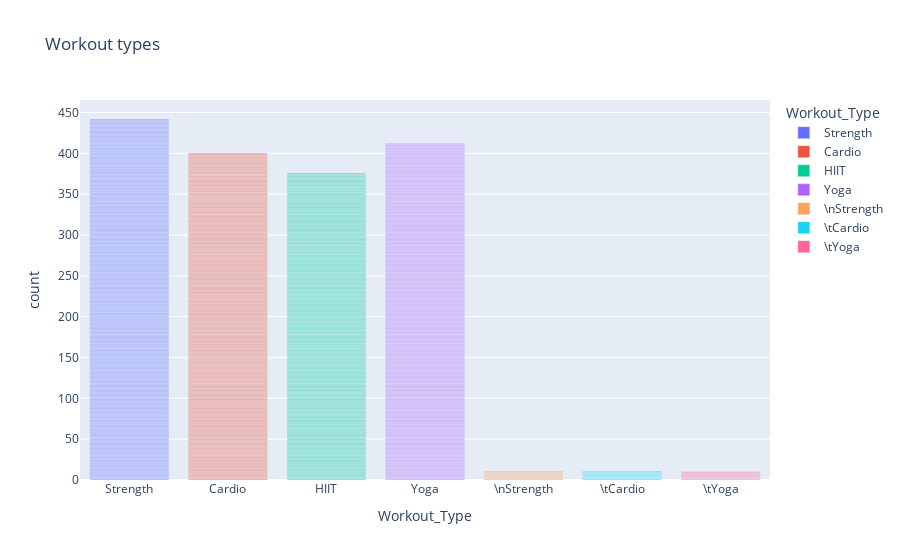

The cell this chart's notebook holds for it:
### Code cell
fig = px.bar(df, x = 'Workout_Type', color = 'Workout_Type', title = 'Workout types')
fig.show()

### Figure 1 — Plotly figure (JSON) as saved in the notebook; plotly's stock layout.template omitted (floating-point values rounded to 4 significant figures; data arrays with more than 128 entries replaced by an {"elided": "..."} marker saying what was removed)
{"data": [{"alignmentgroup": "True", "hovertemplate": "Workout_Type=%{x}<br>count=%{y}<extra></extra>", "legendgroup": "Strength", "marker": {"color": "#636efa", "pattern": {"shape": ""}}, "name": "Strength", "offsetgroup": "Strength", "orientation": "v", "showlegend": true, "textposition": "auto", "type": "bar", "x": {"elided": "442 str values"}, "xaxis": "x", "y": {"elided": "442 int values"}, "yaxis": "y"}, {"alignmentgroup": "True", "hovertemplate": "Workout_Type=%{x}<br>count=%{y}<extra></extra>", "legendgroup": "Cardio", "marker": {"color": "#EF553B", "pattern": {"shape": ""}}, "name": "Cardio", "offsetgroup": "Cardio", "orientation": "v", "showlegend": true, "textposition": "auto", "type": "bar", "x": {"elided": "400 str values"}, "xaxis": "x", "y": {"elided": "400 int values"}, "yaxis": "y"}, {"alignmentgroup": "True", "hovertemplate": "Workout_Type=%{x}<br>count=%{y}<extra></extra>", "legendgroup": "HIIT", "marker": {"color": "#00cc96", "pattern": {"shape": ""}}, "name": "HIIT", "offsetgroup": "HIIT", "orientation": "v", "showlegend": true, "textposition": "auto", "type": "bar", "x": {"elided": "376 str values"}, "xaxis": "x", "y": {"elided": "376 int values"}, "yaxis": "y"}, {"alignmentgroup": "True", "hovertemplate": "Workout_Type=%{x}<br>count=%{y}<extra></extra>", "legendgroup": "Yoga", "marker": {"color": "#ab63fa", "pattern": {"shape": ""}}, "name": "Yoga", "offsetgroup": "Yoga", "orientation": "v", "showlegend": true, "textposition": "auto", "type": "bar", "x": {"elided": "412 str values"}, "xaxis": "x", "y": {"elided": "412 int values"}, "yaxis": "y"}, {"alignmentgroup": "True", "hovertemplate": "Workout_Type=%{x}<br>count=%{y}<extra></extra>", "legendgroup": "\\nStrength", "marker": {"color": "#FFA15A", "pattern": {"shape": ""}}, "name": "\\nStrength", "offsetgroup": "\\nStrength", "orientation": "v", "showlegend": true, "textposition": "auto", "type": "bar", "x": ["\\nStrength", "\\nStrength", "\\nStrength", "\\nStrength", "\\nStrength", "\\nStrength", "\\nStrength", "\\nStrength", "\\nStrength", "\\nStrength", "\\nStrength"], "xaxis": "x", "y": [1, 1, 1, 1, 1, 1, 1, 1, 1, 1, 1], "yaxis": "y"}, {"alignmentgroup": "True", "hovertemplate": "Workout_Type=%{x}<br>count=%{y}<extra></extra>", "legendgroup": "\\tCardio", "marker": {"color": "#19d3f3", "pattern": {"shape": ""}}, "name": "\\tCardio", "offsetgroup": "\\tCardio", "orientation": "v", "showlegend": true, "textposition": "auto", "type": "bar", "x": ["\\tCardio", "\\tCardio", "\\tCardio", "\\tCardio", "\\tCardio", "\\tCardio", "\\tCardio", "\\tCardio", "\\tCardio", "\\tCardio", "\\tCardio"], "xaxis": "x", "y": [1, 1, 1, 1, 1, 1, 1, 1, 1, 1, 1], "yaxis": "y"}, {"alignmentgroup": "True", "hovertemplate": "Workout_Type=%{x}<br>count=%{y}<extra></extra>", "legendgroup": "\\tYoga", "marker": {"color": "#FF6692", "pattern": {"shape": ""}}, "name": "\\tYoga", "offsetgroup": "\\tYoga", "orientation": "v", "showlegend": true, "textposition": "auto", "type": "bar", "x": ["\\tYoga", "\\tYoga", "\\tYoga", "\\tYoga", "\\tYoga", "\\tYoga", "\\tYoga", "\\tYoga", "\\tYoga", "\\tYoga"], "xaxis": "x", "y": [1, 1, 1, 1, 1, 1, 1, 1, 1, 1], "yaxis": "y"}], "layout": {"autosize": true, "barmode": "relative", "legend": {"title": {"text": "Workout_Type"}, "tracegroupgap": 0}, "title": {"text": "Workout types"}, "xaxis": {"anchor": "y", "autorange": true, "categoryarray": ["Strength", "Cardio", "HIIT", "Yoga", "\\nStrength", "\\tCardio", "\\tYoga"], "categoryorder": "array", "domain": [0, 1], "range": [-0.5, 6.5], "title": {"text": "Workout_Type"}, "type": "category"}, "yaxis": {"anchor": "x", "autorange": true, "domain": [0, 1], "range": [0, 465.3], "title": {"text": "count"}, "type": "linear"}}}
